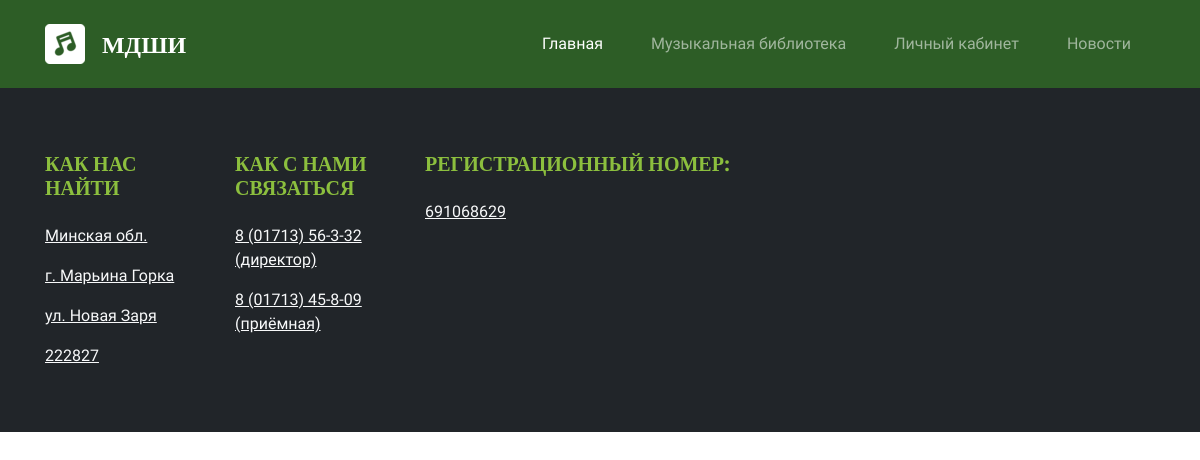
/music-library, run on an earlier commit of the app's database.
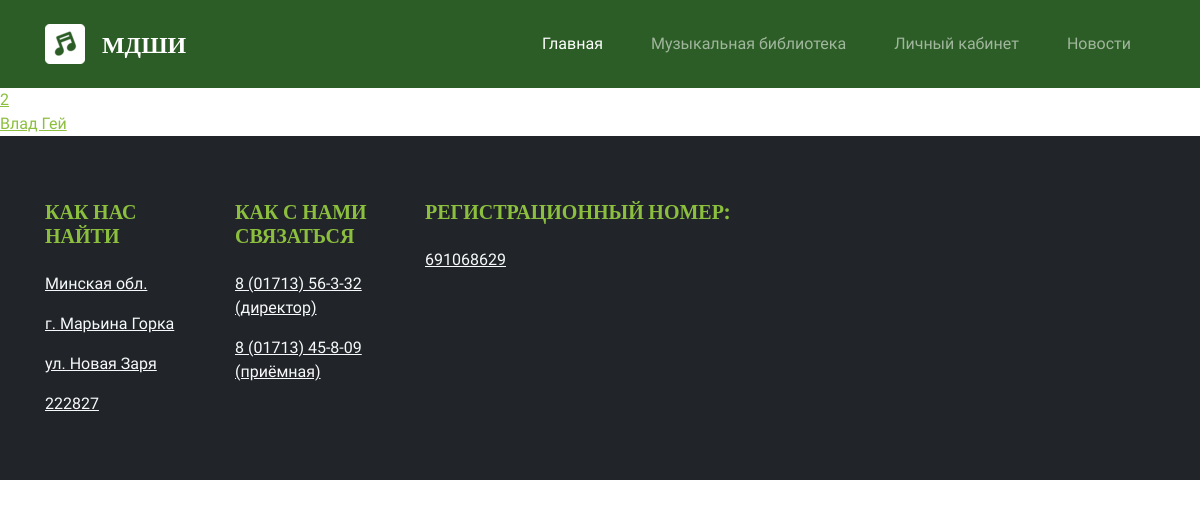
And on a later commit of the database.
### base/models.py (models this page shows, shortened)
class File(models.Model):
    file_name = models.CharField(max_length=75, default='default_name')
    file_upload = models.FileField(upload_to='library')

### base/views.py (the view)
# urls.py: path('music-library', views.musicLib, name = 'music-library'),
def musicLib(request):
    files = File.objects.all()
    context = {'files':files}
    return render(request, 'base/music_library.html', context)

### base/templates/base/music_library.html (shortened to what this page needs)
{% extends 'main.html' %}
{% block content %}
    {% for file in files  %}
        <div>
        <a href="{% url 'file-download' file.id %}" download>{{ file.file_name }}</a>
        </div>
    {% endfor %}
{% endblock content %}

What changed in the data, as far as the page shows it:
added File: file_name "2"
added File: file_name "Влад Гей"
